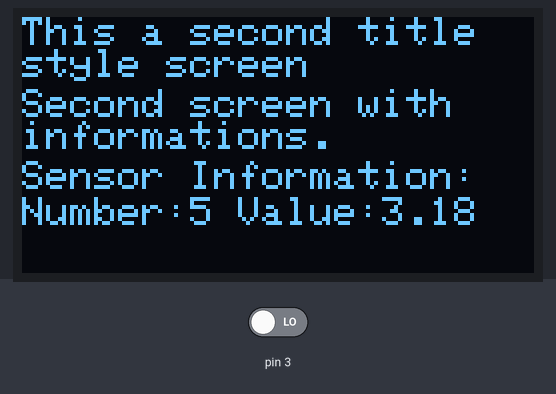
Simulated run of this sketch. Board: Arduino Nano, built with avr-gcc and run on an emulated ATmega328P. On the bench: 128×64 one-colour display. The inputs (shaded band) are chosen by the test bench; at power-on: pin 3 LOW.

Above: at 0.2 s.

The sketch:

oled_display.ino
```cpp
/*
 * Project name: Oled I2C Display
 * Description: How to use the Oled I2C Display
 * Hostpage: https://github.com/LeandroTeodoroRJ/BareMetalLowCost_Arduino
 * Stable: Yes
 * Version: 1.0.
 * Last Uptate: 26.03.26
 * Dependences:
 *   -- gpio.h v1.0
 *   -- Adafruit SSD1306 v.2.5.14 by Adafruit
 * Current: Yes
 * Maintainer: leandroteodoro.engenharia@gmail.com
 * Architecture: Arduino Nano V3
 * Compile/Interpreter: Arduino IDE Ver 2.3.8
 * Access: Public
 * Changelog: No
 * Readme and Documents: No
 * Links:
 *   Oled Examples : https://github.com/mcdominik/source/tree/main/arduino/oled_tutorial
 *   Adafruit GFX Library : https://github.com/adafruit/Adafruit-GFX-Library
 *   Guia Completo do Display OLED Como programar : https://blog.eletrogate.com/guia-completo-do-display-oled-parte-2-como-programar-3/
 *   Arduino with OLED Display : https://www.youtube.com/watch?v=___p9JYbTc0
 *
 * Other Notes:
 *    -- The input is defined by GPIO number, not Dx number.
 *
 */

#include "gpio.h"
#include <Wire.h>
#include <Adafruit_GFX.h>
#include <Adafruit_SSD1306.h>

#define SCREEN_WIDTH 128
#define SCREEN_HEIGHT 64
#define GPIO_3    3

GPIOInput button(ACTIVE_LOW_LEVEL);
Adafruit_SSD1306 display(SCREEN_WIDTH, SCREEN_HEIGHT, &Wire, -1);

int sensor_number;
float sensor_value;
String info;

void setup() {
  Serial.begin(115200);
  delay(10);
  button.setPin(GPIO_3);
  button.setDebounce(DEBOUNCE_NOT_ACTIVE);

  // 0x3C is default i2c adress in some cases MAY be different
  display.begin(SSD1306_SWITCHCAPVCC, 0x3C);   //0x3C is display i2c address
  display.clearDisplay();
  display.setTextSize(2);
  display.setTextColor(WHITE);
  display.setCursor(0, 0);         // setCursor(x, y) x:col y:rol - mesure pixel
  display.println("OLED Disp.");
  display.setTextSize(1);
  display.setCursor(0, 18);
  display.println("Example how to use \nthis display");
  display.display();    //Load the screen

}

void loop() {
  if (button.isActive()){
    delayMicroseconds(100);
    sensor_number = 5;
    sensor_value = 3.179;
    info = "Number:" + String(sensor_number) + " Value:" + String(sensor_value);
    display.clearDisplay();
    display.setTextSize(1);
    display.setCursor(0, 0);         // setCursor(x, y) x:col y:rol - mesure pixel
    display.println("This a second title \nstyle screen");
    display.setTextSize(1);
    display.setCursor(0, 18);
    display.println("Second screen with \ninformations.");
    display.setCursor(0, 36);
    display.println("Sensor Information:");
    display.setCursor(0, 45);
    display.println(info);
    display.display();
  }
  else{
    delayMicroseconds(100);
  }

}
```

gpio.cpp
```cpp
#include "Arduino.h"
#include "gpio.h"

GPIOPin::GPIOPin(int level){
	_is_active = level;
}

void GPIOPin::setMode(uint8_t direction){
	_mode = direction;
	pinMode(_pin, _mode);
}

GPIOInput::GPIOInput(int level):GPIOPin(level) { }

void GPIOInput::setPin(uint8_t pin){
  _pin = pin;
  this->setMode(INPUT);
}

int GPIOInput::isActive(){
  if ( _isBebounceActive == TRUE){
    delay(DEBOUNCE_TIME_MS);
  }
	int read_pin = digitalRead(_pin);
	if (read_pin == _is_active){
		return TRUE;
	}
	else{
		return FALSE;
	}
}

void GPIOInput::setDebounce(bool isBebounceActive){
  _isBebounceActive = isBebounceActive;
}

GPIOOutput::GPIOOutput(int level):GPIOPin(level) { }

void GPIOOutput::setPin(uint8_t pin){
  _pin = pin;
  this->setMode(OUTPUT);
}

void GPIOOutput::activate(){
  if (_is_active == HIGH_LEVEL){
    digitalWrite(_pin, HIGH);
  }
  else{
    digitalWrite(_pin, LOW);
  }
}

void GPIOOutput::deactivate(){
  if (_is_active == HIGH_LEVEL){
    digitalWrite(_pin, LOW);
  }
  else{
    digitalWrite(_pin, HIGH);
  }
}
```

gpio.h
```cpp
/*
 * Description: GPIO library
 * Hostpage: https://github.com/LeandroTeodoroRJ/ESP8266
 * Stable: Yes
 * Version: 1.0
 * Last Uptate: 11.06.24
 * Dependences: No
 * Current: Yes
 * Maintainer: leandroteodoro.enganharia@gmail.com
 * Architecture: ModeMCU Ver3.0 - ESP8266
 * Compile/Interpreter: Arduino IDE Ver 2.3.2
 * Access: Public
 * Changelog: No
 * Readme and Documents: No
 * Links: No
 * Other Notes: The input is defined by GPIO number, not Dx number.
 *
 */

 #ifndef GPIO_H
 #define GPIO_H

 #define HIGH_LEVEL 1
 #define LOW_LEVEL  0
 #define TRUE 1
 #define FALSE 0
 #define ACTIVE_HIGH_LEVEL HIGH_LEVEL
 #define ACTIVE_LOW_LEVEL LOW_LEVEL
 #define DEBOUNCE_TIME_MS 30
 #define DEBOUNCE_ACTIVE  TRUE
 #define DEBOUNCE_NOT_ACTIVE  FALSE

 class GPIOPin{
	 private:
   protected:
    uint8_t _pin;
    uint8_t _mode;
    int _is_active;
	 public:
    GPIOPin(int level);
    void setMode(uint8_t direction);
 };

 class GPIOInput: public GPIOPin{
  private:
    bool _isBebounceActive;
  public:
    GPIOInput(int level);
    int isActive();
    void setPin(uint8_t pin);
    void setDebounce(bool isBebounceActive);
 };

 class GPIOOutput: public GPIOPin{
  public:
  GPIOOutput(int level);
  // int isActive();
  void setPin(uint8_t pin);
  void activate();
  void deactivate();
 };

 #endif	/* GPIO_H */
```
